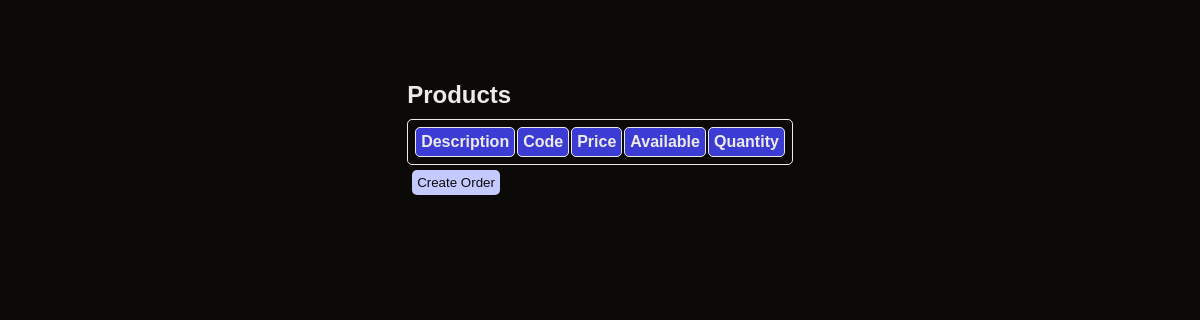
/orders/create (signed in), run on an earlier commit of the app's database.
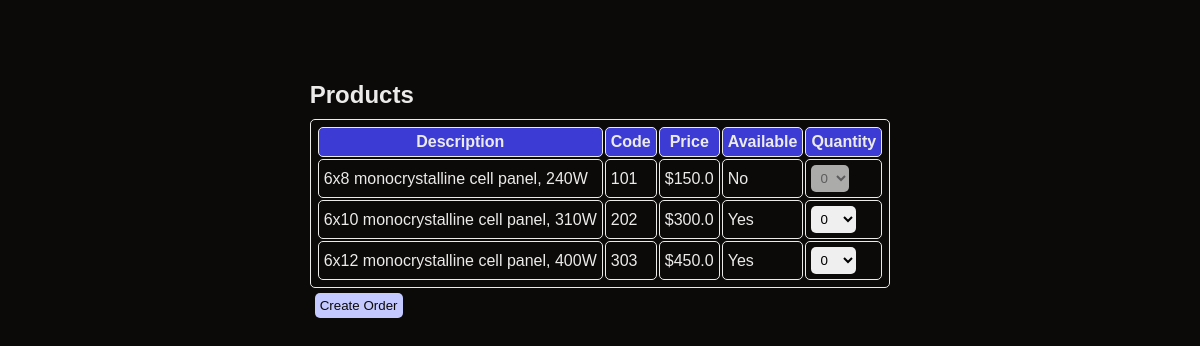
And on a later commit of the database.
### app/models.py (models this page shows)
class Product(db.Model):
    __tablename__ = 'products'
    code = db.Column(db.String, primary_key=True)
    description = db.Column(db.String)
    availability = db.Column(db.Boolean) # true/false
    price = db.Column(db.Float)

### app/routes.py (the view, shortened to what this page needs)
@app.route('/orders/create', methods=['GET', 'POST'])
@login_required
def orders_create():
    form = OrderForm()  # Initialize the form here
    products = Product.query.all()
    return render_template('orders_create.html', form=form, products=products)

### app/forms.py
class OrderForm(FlaskForm):
    number = StringField('Order#', validators=[DataRequired()])
    creationDate = StringField('Creation Date', validators=[DataRequired()])
    status = SelectField('Status', choices=['new', 'in progress', 'completed'], validators=[DataRequired()])
    items = StringField('Items', validators=[DataRequired()])
    submit = SubmitField('Submit')

### app/__init__.py (called while the page is built)
@login_manager.user_loader
def load_user(id):
    try:
        return db.session.query(User).filter(User.id==id).one()
    except:
        return None

### templates/orders_create.html (shortened to what this page needs)
{% extends 'base.html' %}
{% block main %}
<div class="product-list">
    <h2>Products</h2>
    <form method="POST">
        <table>
            <tr>
                <th>Description</th>
                <th>Code</th>
                <th>Price</th>
                <th>Available</th>
                <th>Quantity</th>
            </tr>
            {% for product in products %}
            <tr>
                <td>{{ product.description }}</td>
                <td>{{ product.code }}</td>
                <td>${{ product.price }}</td>
                <td>{{ 'Yes' if product.availability else 'No' }}</td>
                <td>
                    {% if product.availability %}
                    <select name="quantity_{{ product.code }}">
                        <option value="0">0</option>
                    </select>
                    {% else %}
                    <select name="quantity_{{ product.code }}" disabled>
                        <option value="0">0</option>
                    </select>
                    {% endif %}
                </td>
            </tr>
            {% endfor %}
        </table>
        <p><input type="submit" value="Create Order"></p>
    </form>
</div>
{% endblock %}

### templates/base.html (shortened to what this page needs)
<!DOCTYPE html>
<html lang="en">
<head>
    <link rel="stylesheet"  type="text/css" href="{{ url_for('.static', filename='style.css')}} ">
</head>
<body>
{% block main %}
{% endblock %}
</body>
</html>

### static/style.css (style rules this page uses)
* { margin: 0; padding: 5px; box-sizing: border-box; border-radius: 5px; border: 0px; }
body { display: flex; align-items: center; justify-content: center; flex-direction: column; margin: 0; padding: 3rem 1rem; background-color: #0c0a09; color: #ecebea; font-family: Arial, Helvetica, sans-serif; font-size: medium; }
p { padding: 5px; }
table, th, td { border: 1px solid #ecebea; padding: 5px; }
th { background-color: rgb(60, 60, 212); color: #ecebea; }
input[type=submit] { background-color: rgb(196, 201, 255); color: #0c0a09; }

What changed in the data, as far as the page shows it:
added Product: description "6x8 monocrystalline cell panel, 240W", code "101", price "150.0", availability "No", code "0"
added Product: description "6x10 monocrystalline cell panel, 310W", code "202", price "300.0", availability "Yes", code "0"
added Product: description "6x12 monocrystalline cell panel, 400W", code "303", price "450.0", availability "Yes", code "0"
